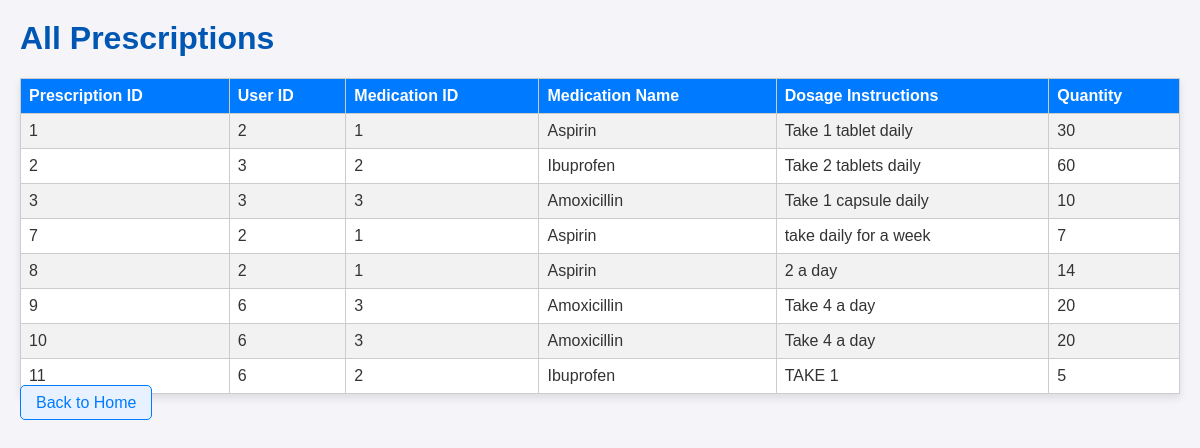
Page /viewPrescriptions.php on the committed database.
### tables this page shows
CREATE TABLE IF NOT EXISTS `prescriptions` (
  `prescriptionId` int(11) NOT NULL AUTO_INCREMENT,
  `userId` int(11) NOT NULL,
  `medicationId` int(11) NOT NULL,
  `prescribedDate` datetime NOT NULL,
  `dosageInstructions` varchar(200) DEFAULT NULL,
  `quantity` int(11) NOT NULL,
  `refillCount` int(11) DEFAULT 0,
  PRIMARY KEY (`prescriptionId`),
  UNIQUE KEY `prescriptionId` (`prescriptionId`),
  KEY `userId` (`userId`),
  KEY `medicationId` (`medicationId`)
);

CREATE TABLE IF NOT EXISTS `medications` (
  `medicationId` int(11) NOT NULL AUTO_INCREMENT,
  `medicationName` varchar(45) NOT NULL,
  `dosage` varchar(45) NOT NULL,
  `manufacturer` varchar(100) DEFAULT NULL,
  PRIMARY KEY (`medicationId`),
  UNIQUE KEY `medicationId` (`medicationId`)
);

### PharmacyDatabase.php (called while the page is built, shortened)
<?php
class PharmacyDatabase {
    private $host = "localhost";
    private $port = "3306";
    private $database = "pharmacy_portal_db";
    private $user = "root";
    private $password = "";
    private $connection;
    private function connect() {
        $this->connection = new mysqli($this->host, $this->user, $this->password, $this->database, $this->port);
    }
    public function getAllPrescriptions() {
        $result = $this->connection->query("SELECT * FROM  prescriptions join medications on prescriptions.medicationId= medications.medicationId");
        return $result->fetch_all(MYSQLI_ASSOC);
    }
}
?>

### viewPrescriptions.php (the view, shortened to what this page needs)
<?php
require_once 'PharmacyDatabase.php';
$db = new PharmacyDatabase();
if (isset($_SESSION['user_type']) && $_SESSION['user_type'] == 'patient' && isset($_SESSION['user_id'])) {
    $userId = $_SESSION['user_id'];
    $prescriptions = $db->getConnection()->query(
        "SELECT p.*, m.medicationName
         FROM prescriptions p
         JOIN medications m ON p.medicationId = m.medicationId
         WHERE p.userId = $userId"
    )->fetch_all(MYSQLI_ASSOC);
} else {
    $prescriptions = $db->getAllPrescriptions();
}
?>
<html>
<head><title>View Prescriptions</title>
</head>
<body>
    <h1>All Prescriptions</h1>
            <link rel="stylesheet" href="css/style.css">
    <table border="1">
        <tr>
            <th>Prescription ID</th>
            <th>User ID</th>
            <th>Medication ID</th>
            <th>Medication Name</th>
            <th>Dosage Instructions</th>
            <th>Quantity</th>
        </tr>
        <?php if (empty($prescriptions)): ?>
            <tr>
                <td colspan="6">No prescriptions found.</td>
            </tr>
        <?php else: ?>
            <?php foreach ($prescriptions as $prescription): ?>
                <tr>
                    <td><?= htmlspecialchars($prescription['prescriptionId']) ?></td>
                    <td><?= htmlspecialchars($prescription['userId']) ?></td>
                    <td><?= htmlspecialchars($prescription['medicationId']) ?></td>
                    <td><?= htmlspecialchars($prescription['medicationName']) ?></td>
                    <td><?= htmlspecialchars($prescription['dosageInstructions']) ?></td>
                    <td><?= htmlspecialchars($prescription['quantity']) ?></td>
                </tr>
            <?php endforeach; ?>
        <?php endif; ?>
    </table>
    <a href="home.php">Back to Home</a>
</body>
</html>

### style.css (style rules this page uses)
body { font-family: 'Arial', sans-serif; background-color: #f4f4f9; margin: 0; padding: 20px; color: #333; }
h1 { color: #0056b3; }
a { color: #007bff; text-decoration: none; background-color: #e7f1ff; border: 1px solid #007bff; padding: 8px 15px; border-radius: 5px; transition: background-color 0.3s, color 0.3s; }
a { color: #007bff; text-decoration: none; transition: color 0.3s; }
table { width: 100%; border-collapse: collapse; background-color: #ffffff; box-shadow: 0 4px 8px rgba(0,0,0,0.1); }
th, td { border: 1px solid #ccc; padding: 8px; text-align: left; }
th { background-color: #007bff; color: white; }
tr:nth-child(even) { background-color: #f2f2f2; }

### viewPrescriptions.php (style rules this page uses)
body { font-family: 'Arial', sans-serif; background-color: #f4f4f9; margin: 0; padding: 20px; color: #333; }
h1 { color: #0056b3; }
table { width: 100%; border-collapse: collapse; background-color: #ffffff; box-shadow: 0 4px 8px rgba(0,0,0,0.1); }
th, td { border: 1px solid #ccc; padding: 8px; text-align: left; }
th { background-color: #007bff; color: white; }
tr:nth-child(even) { background-color: #f2f2f2; }
a { color: #007bff; text-decoration: none; transition: color 0.3s; }

### rows in the picture
prescriptions: prescriptionId "1", userId "2", medicationId.medicationId "1", medicationId.medicationName "Aspirin", dosageInstructions "Take 1 tablet daily", quantity "30"
prescriptions: prescriptionId "2", userId "3", medicationId.medicationId "2", medicationId.medicationName "Ibuprofen", dosageInstructions "Take 2 tablets daily", quantity "60"
prescriptions: prescriptionId "3", userId "3", medicationId.medicationId "3", medicationId.medicationName "Amoxicillin", dosageInstructions "Take 1 capsule daily", quantity "10"
prescriptions: prescriptionId "7", userId "2", medicationId.medicationId "1", medicationId.medicationName "Aspirin", dosageInstructions "take daily for a week", quantity "7"
prescriptions: prescriptionId "8", userId "2", medicationId.medicationId "1", medicationId.medicationName "Aspirin", dosageInstructions "2 a day", quantity "14"
prescriptions: prescriptionId "9", userId "6", medicationId.medicationId "3", medicationId.medicationName "Amoxicillin", dosageInstructions "Take 4 a day", quantity "20"
prescriptions: prescriptionId "10", userId "6", medicationId.medicationId "3", medicationId.medicationName "Amoxicillin", dosageInstructions "Take 4 a day", quantity "20"
prescriptions: prescriptionId "11", userId "6", medicationId.medicationId "2", medicationId.medicationName "Ibuprofen", dosageInstructions "TAKE 1", quantity "5"
